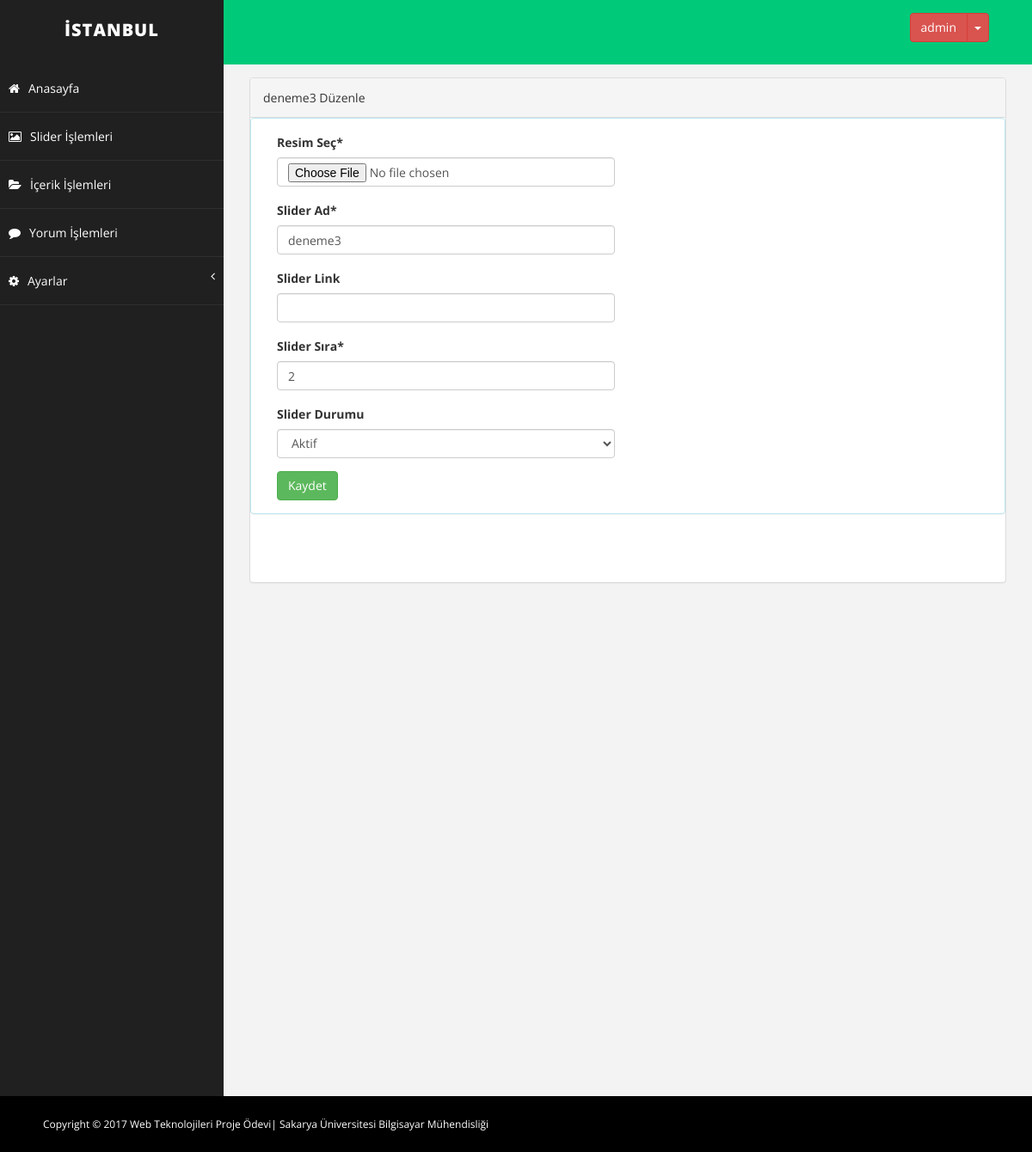
Screenshot of /proje/admin/adminslider_duzenle.php?slider_id=30 (signed in) with the database file from the repository.
### tables this page shows
CREATE TABLE `slider` (
  `slider_id` int(11) NOT NULL,
  `slider_ad` varchar(150) NOT NULL,
  `slider_resimyol` varchar(250) NOT NULL,
  `slider_link` varchar(250) NOT NULL,
  `slider_sira` int(2) NOT NULL,
  `slider_durum` varchar(1) NOT NULL DEFAULT '1'
);

### proje/admin/adminslider_duzenle.php (the view, shortened to what this page needs)
      <?php
       include 'adminheader.php';
       include 'baglantii/baglan.php';
      ?>
       <div id="page-wrapper">
               <div class="row">
                   <div class="col-md-12">
                     <div class="panel panel-default genelayarstil">
                      <?php
                       $slidersor=$db->prepare("SELECT * from slider where slider_id=?");
                       $id = $_GET['slider_id'];
                       $slidersor->execute(array($id));
                       $slidercek=$slidersor->fetch(PDO::FETCH_ASSOC);
                        ?>
                       <div class="panel-heading">
                          <?php echo $slidercek['slider_ad']?> Düzenle
                       </div>
              <div class="panel panel-info">
                       <div class="panel-body">
                           <form action="baglantii/islem.php?slider_id=<?php echo $slidercek['slider_id'] ?>" method="POST" role="form" class="col-md-6 adminayar" enctype="multipart/form-data" >
                                       <div class="form-group">
                                           <label>Resim Seç*</label>
                                           <input name="slider_resimyol"   class="form-control"  type="file">
                                       </div>
                                       <div class="form-group">
                                           <label>Slider Ad*</label>
                                           <input name="slider_ad" required="required" value="<?php echo $slidercek['slider_ad']?>" class="form-control"  type="text">
                                       </div>
                                       <div class="form-group">
                                           <label>Slider Link</label>
                                           <input name="slider_link" value="<?php echo $slidercek['slider_link']?>" class="form-control"  type="text">
                                       </div>
                                       <div class="form-group">
                                           <label>Slider Sıra*</label>
                                           <input name="slider_sira" required="required" value="<?php echo $slidercek['slider_sira']?>" class="form-control"  type="text">
                                       </div>
                                       <div class="form-group" >
                                           <label>Slider Durumu</label>
                                           <select class="form-control" name="slider_durum">
                                              <?php
                                               if ($slidercek['slider_durum']==1) { ?>
                                                 <option value="1">Aktif</option>
                                               <?php  }
                                               else { ?>
                                                   <option value="0">Pasif</option>
                                                   <option value="1">Aktif</option>
                                               <?php  } ?>
                                           </select>
                                       </div>
                                       <button  type="submit" name="sliderduzenle" class="btn btn-success">Kaydet</button>
                                   </form>
                           </div>
                       </div>
                     </div>
                   </div>
               </div>
       </div>
   </div>
<?php include 'adminfooter.php'; ?>

### proje/admin/assets/css/basic.css (style rules this page uses)
body { font-family: 'Open Sans', sans-serif; line-height:25px; }
#page-wrapper { padding: 15px 15px; min-height: 600px; background: #F3F3F3; }
@media (min-width:768px) { #page-wrapper { margin: 0 0 0 260px; padding: 15px 30px; min-height: 1200px; } }

### proje/admin/assets/css/adminyenistiller.css (style rules this page uses)
.genelayarstil { margin-bottom: 0px; height: 588px; }

### rows the page displays
slider: slider_ad "deneme3", slider_sira "2", slider_durum "Aktif"

### other values shown
$_SESSION['kullanici'] "admin"
